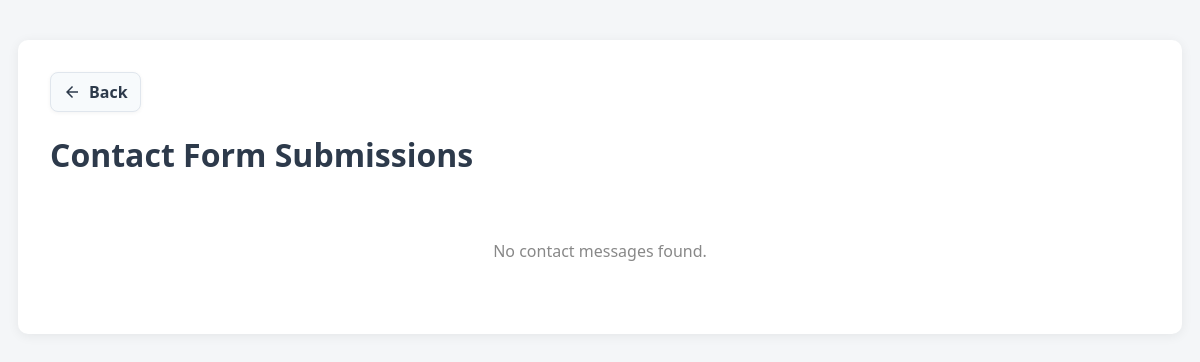
Page /admin/contact_messages.php on the earlier database version.
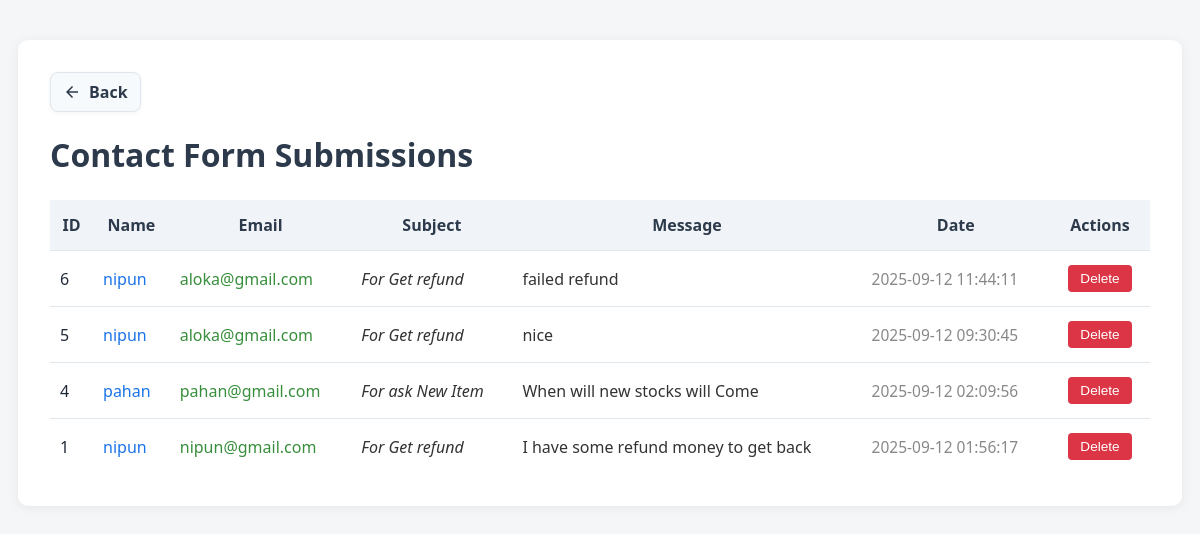
Same page on the later database version.
### tables this page shows
CREATE TABLE `contact_messages` (
  `id` int(11) NOT NULL AUTO_INCREMENT,
  `name` varchar(100) NOT NULL,
  `email` varchar(150) NOT NULL,
  `subject` varchar(200) NOT NULL,
  `message` text NOT NULL,
  `created_at` timestamp NOT NULL DEFAULT current_timestamp(),
  PRIMARY KEY (`id`)
);

### admin/contact_messages.php (the view, shortened to what this page needs)
<?php
require_once '../config.php';
$sql = "SELECT id, name, email, subject, message, created_at FROM contact_messages ORDER BY created_at DESC";
$result = $conn->query($sql);
?>
<!DOCTYPE html>
<html lang="en">
<head>
    <link rel="stylesheet" href="../global.css">
</head>
<body>
    <div class="container">
        <div class="header-row">
            <a href="#" class="back-btn" onclick="if (history.length > 1) { history.back(); } else { window.location.href='admin.php'; } return false;" aria-label="Go back">
                <svg xmlns="http://www.w3.org/2000/svg" width="18" height="18" viewBox="0 0 24 24" fill="currentColor"><path d="M20 11H7.83l5.59-5.59L12 4l-8 8 8 8 1.41-1.41L7.83 13H20v-2z"/></svg>
                Back
            </a>
        </div>
        <h1>Contact Form Submissions</h1>
        <?php if ($result && $result->num_rows > 0): ?>
        <table>
            <thead>
                <tr>
                    <th>ID</th>
                    <th>Name</th>
                    <th>Email</th>
                    <th>Subject</th>
                    <th>Message</th>
                    <th>Date</th>
                    <th class="actions-col">Actions</th>
                </tr>
            </thead>
            <tbody>
                <?php while($row = $result->fetch_assoc()): ?>
                <tr>
                    <td><?= $row['id'] ?></td>
                    <td class="name"><?= htmlspecialchars($row['name']) ?></td>
                    <td class="email"><?= htmlspecialchars($row['email']) ?></td>
                    <td class="subject"><?= htmlspecialchars($row['subject']) ?></td>
                    <td class="message"><?= nl2br(htmlspecialchars($row['message'])) ?></td>
                    <td class="date"><?= $row['created_at'] ?></td>
                    <td class="actions-col">
                        <form method="POST" style="display: inline;" onsubmit="return confirm('Are you sure you want to delete this contact message?');">
                            <button type="submit" name="delete_message" class="delete-btn">Delete</button>
                        </form>
                    </td>
                </tr>
                <?php endwhile; ?>
            </tbody>
        </table>
        <?php else: ?>
            <div class="no-messages">No contact messages found.</div>
        <?php endif; ?>
    </div>
</body>
</html>

Differences in the rows shown:
added contact_messages: id "6", name "nipun", email "aloka@gmail.com", subject "For Get refund", message "failed refund", created_at "2025-09-12 11:44:11"
added contact_messages: id "5", name "nipun", email "aloka@gmail.com", subject "For Get refund", message "nice", created_at "2025-09-12 09:30:45"
added contact_messages: id "4", name "pahan", email "pahan@gmail.com", subject "For ask New Item", message "When will new stocks will Come", created_at "2025-09-12 02:09:56"
added contact_messages: id "1", name "nipun", email "nipun@gmail.com", subject "For Get refund", message "I have some refund money to get back", created_at "2025-09-12 01:56:17"
Other differences:
text no longer shown: "No contact messages found."
text now shown: "ID Name Email Subject Message Date Actions"
